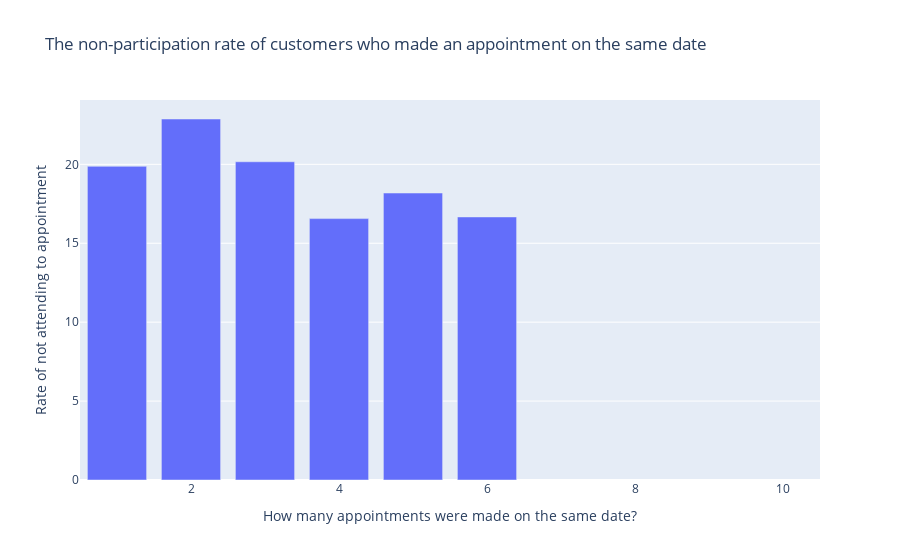

Notebook cell for this chart:
### Code cell
plt.figure(figsize=(20, 15))
dayapprate=noshowyes.value_counts()/(noshowno.value_counts()+noshowyes.value_counts())*100
import plotly.express as px

fig = px.bar(data_frame=dayapprate, 
             x=dayapprate.index, 
             y=dayapprate.values,title="The non-participation rate of customers who made an appointment on the same date",
                 labels={"index": "How many appointments were made on the same date?",  
                         "y": "Rate of not attending to appointment"})

fig.show()

### Figure 1 — Plotly figure (JSON) as saved in the notebook; plotly's stock layout.template omitted (floating-point values rounded to 4 significant figures)
{"data": [{"alignmentgroup": "True", "hovertemplate": "How many appointments were made on the same date?=%{x}<br>Rate of not attending to appointment=%{y}<extra></extra>", "legendgroup": "", "marker": {"color": "#636efa"}, "name": "", "offsetgroup": "", "orientation": "v", "showlegend": false, "textposition": "auto", "type": "bar", "x": [1, 2, 3, 4, 5, 6, 8, 10], "xaxis": "x", "y": [19.87, 22.87, 20.16, 16.56, 18.18, 16.67, null, null], "yaxis": "y"}], "layout": {"barmode": "relative", "legend": {"tracegroupgap": 0}, "title": {"text": "The non-participation rate of customers who made an appointment on the same date"}, "xaxis": {"anchor": "y", "domain": [0, 1], "title": {"text": "How many appointments were made on the same date?"}}, "yaxis": {"anchor": "x", "domain": [0, 1], "title": {"text": "Rate of not attending to appointment"}}}}
